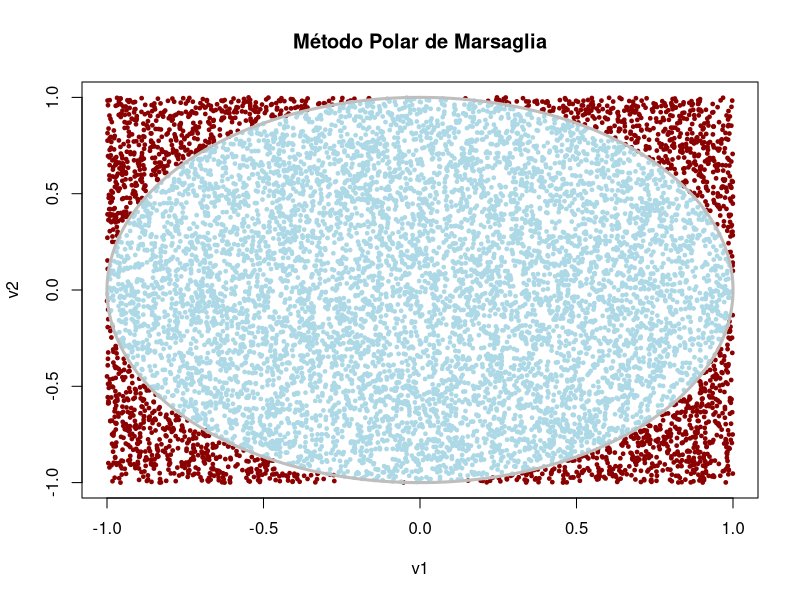
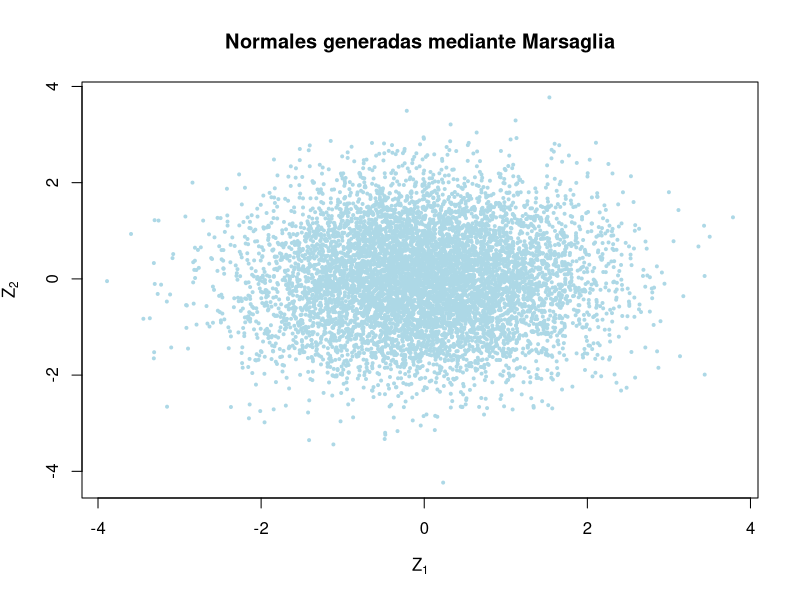
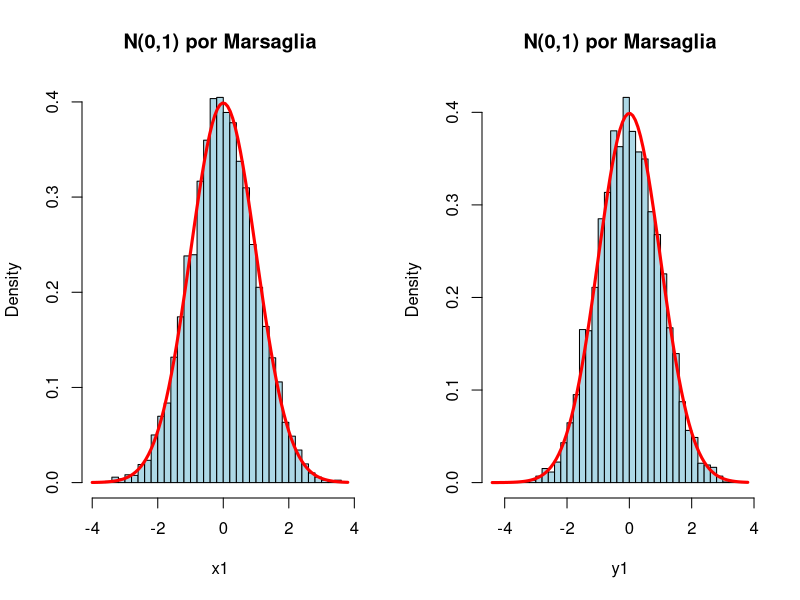
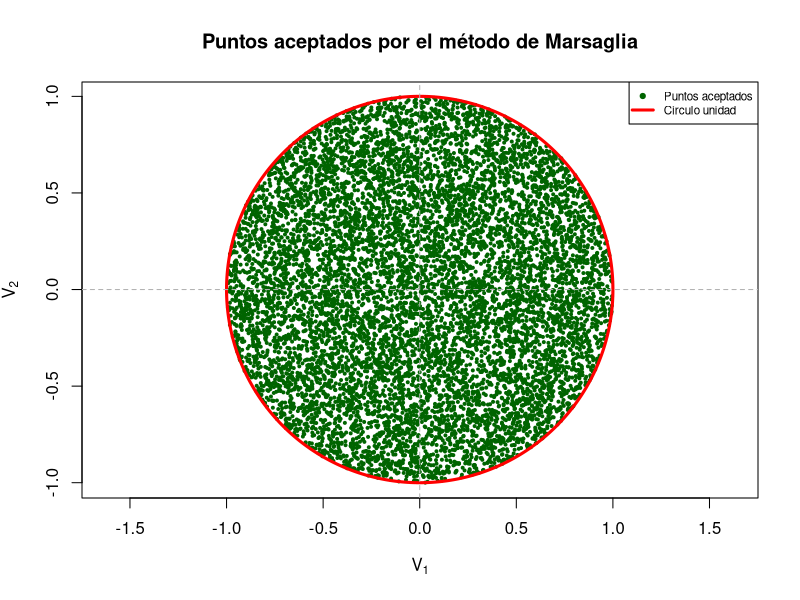
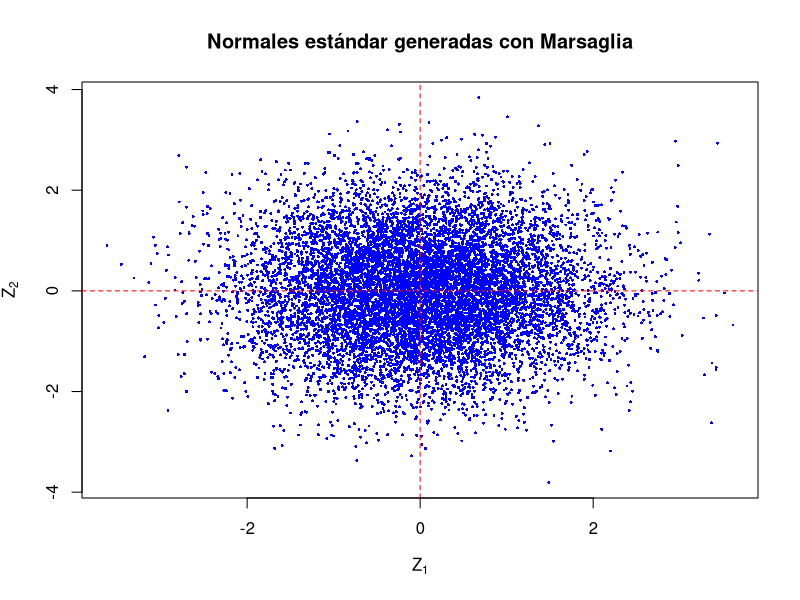
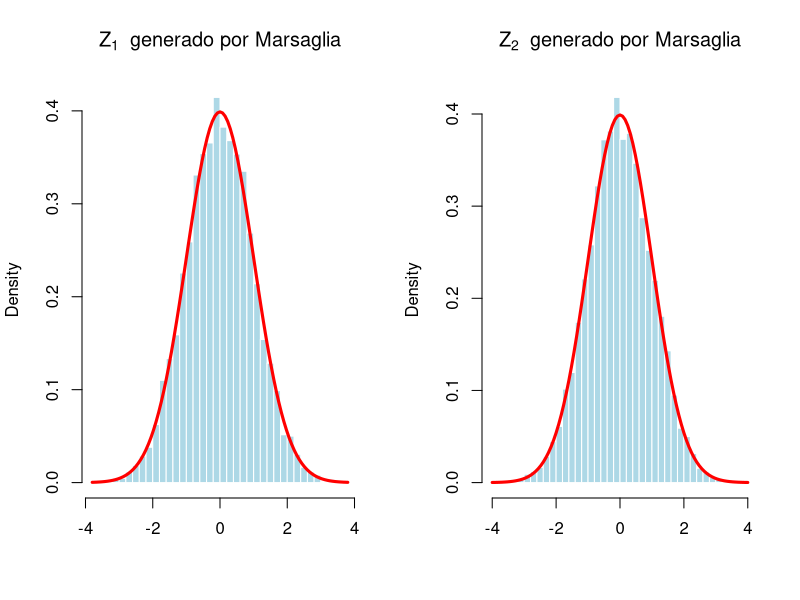

R code for these plots, in order:
#=========================================
# Método de Marsaglia
#=========================================
set.seed(123)
n <- 10000

# Uniformes
u1 <- runif(n)
u2 <- runif(n)

mean(u1); mean(u2)
sd(u2); sd(u2)

#Ahora transformamos u1, u2 a U(-1,1) => U(a,b) = a + u1(b-a)
v1 <- 2*u1-1
v2 <- 2*u2-1

mean(v1); mean(v2)
sd(v2); sd(v2)
r2 <- v1^2 + v2^2

datos <- data.frame(v1, v2, r2)
aceptados <- datos$r2 <= 1
rechazados <- datos$r2 > 1

#Visualizacion aceptados-rechazados
par(mfrow=c(1,1))
plot(datos$v1[rechazados], datos$v2[rechazados],
     col="darkred", pch=19, cex=0.5,
     xlab="v1", ylab="v2", main="Método Polar de Marsaglia")
points(datos$v1[aceptados], datos$v2[aceptados],
       col="lightblue", pch=19, cex=0.5)

theta <- seq(0,2*pi,length=500)
lines(cos(theta), sin(theta), lwd=3, col = "grey")


#Ahora vamos con los datos aceptados 
reales_r2 <- datos[datos$r2 <= 1,]

reales_r2$x1 <- reales_r2$v1*sqrt((-2*log(reales_r2$r2))/reales_r2$r2)
reales_r2$y1 <- reales_r2$v2*sqrt((-2*log(reales_r2$r2))/reales_r2$r2)

mean(reales_r2$x1)
sd(reales_r2$x1)

mean(reales_r2$y1)
sd(reales_r2$y1)

plot(reales_r2$x1, reales_r2$y1,
     pch = 19, cex = 0.4, col = "lightblue",
     xlab = expression(Z[1]), ylab = expression(Z[2]),
     main = "Normales generadas mediante Marsaglia")

par(mfrow = c(1,2))
hist(reales_r2$x1, probability = TRUE, breaks = 30,
     col = "lightblue",
     main = "N(0,1) por Marsaglia",
     xlab = "x1")
curve(dnorm(x, mean = 0, sd = 1),
      add = TRUE, col = "red", lwd = 3)

hist(reales_r2$y1, probability = TRUE, breaks = 30,
     col = "lightblue",
     main = "N(0,1) por Marsaglia",
     xlab = "y1")
curve(dnorm(x, mean = 0, sd = 1),
      add = TRUE, col = "red", lwd = 3)


#############################################################
#A través de funcion más rapido
marsaglia <- function(n){
  z1 <- numeric(0)
  z2 <- numeric(0)
  v1_ <- numeric(0)
  v2_ <- numeric(0)
  
  while(length(z1) < n){
    # Uniformes U(0,1)
    u1 <- runif(1)
    u2 <- runif(1)
    # Transformación a U(-1,1)
    v1 <- 2*u1 - 1
    v2 <- 2*u2 - 1
    w <- v1^2 + v2^2
    
    if(w > 0 && w < 1){
      z1_nuevo <- v1*sqrt(-2*log(w)/w)
      z1 <- c(z1, z1_nuevo)
      
      z2_nuevo <- v2*sqrt(-2*log(w)/w)
      z2 <- c(z2, z2_nuevo)
      
      v1_ <- c(v1_, v1)
      v2_ <- c(v2_, v2)
    }
  }
  list(z1 = z1, z2 = z2, v1 = v1_, v2 = v2_)
}

#Generador de normales estandar con marsaglia
set.seed(123)

z <- marsaglia(10000)

mean(z$z1)
var(z$z1)

mean(z$z2)
var(z$z2)

cor(z$z1,z$z2)

#Visualizacion
par(mfrow = c(1,1))
plot(z$v1, z$v2, pch = 19, cex = 0.4, asp = 1, col = "darkgreen",
     xlab = expression(V[1]), ylab = expression(V[2]),
     main = "Puntos aceptados por el método de Marsaglia")

# Circunferencia unidad
theta <- seq(0, 2*pi, length.out = 1000)

lines(cos(theta), sin(theta), col = "red", lwd = 3)

# Líneas auxiliares
abline(h = 0, lty = 2, col = "gray70")
abline(v = 0, lty = 2, col = "gray70")

legend("topright", legend = c("Puntos aceptados", "Círculo unidad"),
       col = c("darkgreen","red"), pch = c(19,NA), cex = 0.7, lwd = c(NA,3))


plot(z$z1, z$z2, pch = 16, cex = 0.4, col = "blue",
     xlab = expression(Z[1]), ylab = expression(Z[2]),
     main = "Normales estándar generadas con Marsaglia")

abline(h = 0, col = "red", lty = 2)
abline(v = 0, col = "red", lty = 2)

#Funcion de densidad de los valores generados por z1 y z2
par(mfrow=c(1,2))
#Z1
hist(z$z1, probability = TRUE, breaks = 40,
     col = "lightblue", border = "white",
     main = expression(Z[1]~" generado por Marsaglia"), xlab = "")
curve(dnorm(x), add = TRUE, col = "red", lwd = 3)
#Z2
hist(z$z2, probability = TRUE, breaks = 40,
     col = "lightblue", border = "white",
     main = expression(Z[2]~" generado por Marsaglia"), xlab = "")
curve(dnorm(x), add = TRUE, col = "red", lwd = 3)

########################################################################
#EJERCICIO:
#Una compañía aseguradora ha estimado que el coste agregado anual de los 
#siniestros de una cartera de seguros del hogar puede modelizarse mediante 
#una distribución Normal~N(15000, 3000^2).
#Se pide: 
#1. Utilice el método polar de Marsaglia para generar 10.000 observaciones 
#de una variable normal estándar Z~N(0,1)
#2. Certifique de varias formas que la muestra sigue una distribución normal estándar.
#3. Transforme las observaciones generadas para obtener simulaciones 
#de dicha cartera de seguros de hogar
#4. Represente gráficamente la distribución simulada de la cartera
#5. Calcule: (a) El coste medio esperado. y (b) El VaR al 99\%. 
